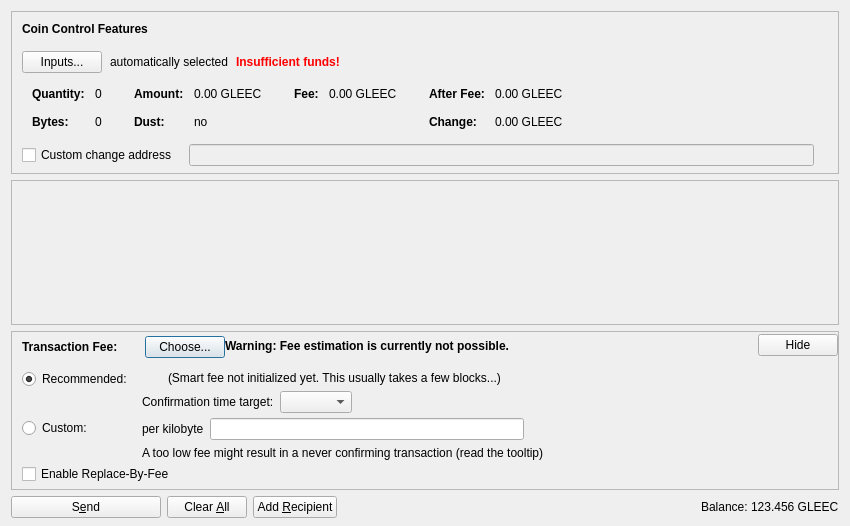
<?xml version="1.0" encoding="UTF-8"?>
<ui version="4.0">
 <class>SendCoinsDialog</class>
 <widget class="QDialog" name="SendCoinsDialog">
  <property name="geometry">
   <rect>
    <x>0</x>
    <y>0</y>
    <width>850</width>
    <height>526</height>
   </rect>
  </property>
  <property name="windowTitle">
   <string>Send Coins</string>
  </property>
  <layout class="QVBoxLayout" name="verticalLayout" stretch="0,1,0,0">
   <property name="bottomMargin">
    <number>8</number>
   </property>
   <item>
    <widget class="QFrame" name="frameCoinControl">
     <property name="sizePolicy">
      <sizepolicy hsizetype="Expanding" vsizetype="Expanding">
       <horstretch>0</horstretch>
       <verstretch>0</verstretch>
      </sizepolicy>
     </property>
     <property name="maximumSize">
      <size>
       <width>16777215</width>
       <height>16777215</height>
      </size>
     </property>
     <property name="frameShape">
      <enum>QFrame::StyledPanel</enum>
     </property>
     <property name="frameShadow">
      <enum>QFrame::Sunken</enum>
     </property>
     <layout class="QVBoxLayout" name="verticalLayoutCoinControl2">
      <property name="spacing">
       <number>0</number>
      </property>
      <property name="leftMargin">
       <number>0</number>
      </property>
      <property name="topMargin">
       <number>0</number>
      </property>
      <property name="rightMargin">
       <number>0</number>
      </property>
      <property name="bottomMargin">
       <number>6</number>
      </property>
      <item>
       <layout class="QVBoxLayout" name="verticalLayoutCoinControl" stretch="0,0,0,0,1">
        <property name="spacing">
         <number>0</number>
        </property>
        <property name="leftMargin">
         <number>10</number>
        </property>
        <property name="topMargin">
         <number>10</number>
        </property>
        <item>
         <layout class="QHBoxLayout" name="horizontalLayoutCoinControl1">
          <property name="bottomMargin">
           <number>15</number>
          </property>
          <item>
           <widget class="QLabel" name="labelCoinControlFeatures">
            <property name="sizePolicy">
             <sizepolicy hsizetype="Preferred" vsizetype="Maximum">
              <horstretch>0</horstretch>
              <verstretch>0</verstretch>
             </sizepolicy>
            </property>
            <property name="font">
             <font>
              <weight>75</weight>
              <bold>true</bold>
             </font>
            </property>
            <property name="styleSheet">
             <string notr="true">font-weight:bold;</string>
            </property>
            <property name="text">
             <string>Coin Control Features</string>
            </property>
           </widget>
          </item>
         </layout>
        </item>
        <item>
         <layout class="QHBoxLayout" name="horizontalLayoutCoinControl2" stretch="0,0,0,0">
          <property name="spacing">
           <number>8</number>
          </property>
          <property name="bottomMargin">
           <number>10</number>
          </property>
          <item>
           <widget class="QPushButton" name="pushButtonCoinControl">
            <property name="styleSheet">
             <string notr="true"/>
            </property>
            <property name="text">
             <string>Inputs...</string>
            </property>
            <property name="autoDefault">
             <bool>false</bool>
            </property>
           </widget>
          </item>
          <item>
           <widget class="QLabel" name="labelCoinControlAutomaticallySelected">
            <property name="text">
             <string>automatically selected</string>
            </property>
            <property name="margin">
             <number>5</number>
            </property>
           </widget>
          </item>
          <item>
           <widget class="QLabel" name="labelCoinControlInsuffFunds">
            <property name="font">
             <font>
              <weight>75</weight>
              <bold>true</bold>
             </font>
            </property>
            <property name="styleSheet">
             <string notr="true">color:red;font-weight:bold;</string>
            </property>
            <property name="text">
             <string>Insufficient funds!</string>
            </property>
            <property name="margin">
             <number>5</number>
            </property>
           </widget>
          </item>
          <item>
           <spacer name="horizontalSpacerCoinControl">
            <property name="orientation">
             <enum>Qt::Horizontal</enum>
            </property>
            <property name="sizeHint" stdset="0">
             <size>
              <width>40</width>
              <height>1</height>
             </size>
            </property>
           </spacer>
          </item>
         </layout>
        </item>
        <item>
         <widget class="QWidget" name="widgetCoinControl" native="true">
          <property name="sizePolicy">
           <sizepolicy hsizetype="Preferred" vsizetype="Preferred">
            <horstretch>0</horstretch>
            <verstretch>0</verstretch>
           </sizepolicy>
          </property>
          <property name="minimumSize">
           <size>
            <width>0</width>
            <height>0</height>
           </size>
          </property>
          <property name="styleSheet">
           <string notr="true"/>
          </property>
          <layout class="QHBoxLayout" name="horizontalLayoutCoinControl5">
           <property name="leftMargin">
            <number>0</number>
           </property>
           <property name="topMargin">
            <number>0</number>
           </property>
           <property name="rightMargin">
            <number>0</number>
           </property>
           <property name="bottomMargin">
            <number>0</number>
           </property>
           <item>
            <layout class="QHBoxLayout" name="horizontalLayoutCoinControl3" stretch="0,0,0,1">
             <property name="spacing">
              <number>20</number>
             </property>
             <property name="topMargin">
              <number>0</number>
             </property>
             <property name="bottomMargin">
              <number>10</number>
             </property>
             <item>
              <layout class="QFormLayout" name="formLayoutCoinControl1">
               <property name="horizontalSpacing">
                <number>10</number>
               </property>
               <property name="verticalSpacing">
                <number>14</number>
               </property>
               <property name="leftMargin">
                <number>10</number>
               </property>
               <property name="topMargin">
                <number>4</number>
               </property>
               <property name="rightMargin">
                <number>6</number>
               </property>
               <item row="0" column="0">
                <widget class="QLabel" name="labelCoinControlQuantityText">
                 <property name="font">
                  <font>
                   <weight>75</weight>
                   <bold>true</bold>
                  </font>
                 </property>
                 <property name="text">
                  <string>Quantity:</string>
                 </property>
                 <property name="margin">
                  <number>0</number>
                 </property>
                </widget>
               </item>
               <item row="0" column="1">
                <widget class="QLabel" name="labelCoinControlQuantity">
                 <property name="cursor">
                  <cursorShape>IBeamCursor</cursorShape>
                 </property>
                 <property name="contextMenuPolicy">
                  <enum>Qt::ActionsContextMenu</enum>
                 </property>
                 <property name="text">
                  <string notr="true">0</string>
                 </property>
                 <property name="margin">
                  <number>0</number>
                 </property>
                 <property name="textInteractionFlags">
                  <set>Qt::LinksAccessibleByMouse|Qt::TextSelectableByKeyboard|Qt::TextSelectableByMouse</set>
                 </property>
                </widget>
               </item>
               <item row="1" column="0">
                <widget class="QLabel" name="labelCoinControlBytesText">
                 <property name="font">
                  <font>
                   <weight>75</weight>
                   <bold>true</bold>
                  </font>
                 </property>
                 <property name="text">
                  <string>Bytes:</string>
                 </property>
                </widget>
               </item>
               <item row="1" column="1">
                <widget class="QLabel" name="labelCoinControlBytes">
                 <property name="cursor">
                  <cursorShape>IBeamCursor</cursorShape>
                 </property>
                 <property name="contextMenuPolicy">
                  <enum>Qt::ActionsContextMenu</enum>
                 </property>
                 <property name="text">
                  <string notr="true">0</string>
                 </property>
                 <property name="textInteractionFlags">
                  <set>Qt::LinksAccessibleByMouse|Qt::TextSelectableByKeyboard|Qt::TextSelectableByMouse</set>
                 </property>
                </widget>
               </item>
              </layout>
             </item>
             <item>
              <layout class="QFormLayout" name="formLayoutCoinControl2">
               <property name="horizontalSpacing">
                <number>10</number>
               </property>
               <property name="verticalSpacing">
                <number>14</number>
               </property>
               <property name="leftMargin">
                <number>6</number>
               </property>
               <property name="topMargin">
                <number>4</number>
               </property>
               <property name="rightMargin">
                <number>6</number>
               </property>
               <item row="0" column="0">
                <widget class="QLabel" name="labelCoinControlAmountText">
                 <property name="font">
                  <font>
                   <weight>75</weight>
                   <bold>true</bold>
                  </font>
                 </property>
                 <property name="text">
                  <string>Amount:</string>
                 </property>
                 <property name="margin">
                  <number>0</number>
                 </property>
                </widget>
               </item>
               <item row="0" column="1">
                <widget class="QLabel" name="labelCoinControlAmount">
                 <property name="cursor">
                  <cursorShape>IBeamCursor</cursorShape>
                 </property>
                 <property name="contextMenuPolicy">
                  <enum>Qt::ActionsContextMenu</enum>
                 </property>
                 <property name="text">
                  <string notr="true">0.00 GLEEC</string>
                 </property>
                 <property name="textInteractionFlags">
                  <set>Qt::LinksAccessibleByMouse|Qt::TextSelectableByKeyboard|Qt::TextSelectableByMouse</set>
                 </property>
                </widget>
               </item>
               <item row="1" column="0">
                <widget class="QLabel" name="labelCoinControlLowOutputText">
                 <property name="font">
                  <font>
                   <weight>75</weight>
                   <bold>true</bold>
                  </font>
                 </property>
                 <property name="text">
                  <string>Dust:</string>
                 </property>
                </widget>
               </item>
               <item row="1" column="1">
                <widget class="QLabel" name="labelCoinControlLowOutput">
                 <property name="cursor">
                  <cursorShape>IBeamCursor</cursorShape>
                 </property>
                 <property name="contextMenuPolicy">
                  <enum>Qt::ActionsContextMenu</enum>
                 </property>
                 <property name="text">
                  <string notr="true">no</string>
                 </property>
                 <property name="textInteractionFlags">
                  <set>Qt::LinksAccessibleByMouse|Qt::TextSelectableByKeyboard|Qt::TextSelectableByMouse</set>
                 </property>
                </widget>
               </item>
              </layout>
             </item>
             <item>
              <layout class="QFormLayout" name="formLayoutCoinControl3">
               <property name="horizontalSpacing">
                <number>10</number>
               </property>
               <property name="verticalSpacing">
                <number>14</number>
               </property>
               <property name="leftMargin">
                <number>6</number>
               </property>
               <property name="topMargin">
                <number>4</number>
               </property>
               <property name="rightMargin">
                <number>6</number>
               </property>
               <item row="0" column="0">
                <widget class="QLabel" name="labelCoinControlFeeText">
                 <property name="font">
                  <font>
                   <weight>75</weight>
                   <bold>true</bold>
                  </font>
                 </property>
                 <property name="text">
                  <string>Fee:</string>
                 </property>
                 <property name="margin">
                  <number>0</number>
                 </property>
                </widget>
               </item>
               <item row="0" column="1">
                <widget class="QLabel" name="labelCoinControlFee">
                 <property name="cursor">
                  <cursorShape>IBeamCursor</cursorShape>
                 </property>
                 <property name="contextMenuPolicy">
                  <enum>Qt::ActionsContextMenu</enum>
                 </property>
                 <property name="text">
                  <string notr="true">0.00 GLEEC</string>
                 </property>
                 <property name="textInteractionFlags">
                  <set>Qt::LinksAccessibleByMouse|Qt::TextSelectableByKeyboard|Qt::TextSelectableByMouse</set>
                 </property>
                </widget>
               </item>
              </layout>
             </item>
             <item>
              <layout class="QFormLayout" name="formLayoutCoinControl4">
               <property name="horizontalSpacing">
                <number>10</number>
               </property>
               <property name="verticalSpacing">
                <number>14</number>
               </property>
               <property name="leftMargin">
                <number>6</number>
               </property>
               <property name="topMargin">
                <number>4</number>
               </property>
               <property name="rightMargin">
                <number>6</number>
               </property>
               <item row="0" column="0">
                <widget class="QLabel" name="labelCoinControlAfterFeeText">
                 <property name="font">
                  <font>
                   <weight>75</weight>
                   <bold>true</bold>
                  </font>
                 </property>
                 <property name="text">
                  <string>After Fee:</string>
                 </property>
                 <property name="margin">
                  <number>0</number>
                 </property>
                </widget>
               </item>
               <item row="0" column="1">
                <widget class="QLabel" name="labelCoinControlAfterFee">
                 <property name="cursor">
                  <cursorShape>IBeamCursor</cursorShape>
                 </property>
                 <property name="contextMenuPolicy">
                  <enum>Qt::ActionsContextMenu</enum>
                 </property>
                 <property name="text">
                  <string notr="true">0.00 GLEEC</string>
                 </property>
                 <property name="textInteractionFlags">
                  <set>Qt::LinksAccessibleByMouse|Qt::TextSelectableByKeyboard|Qt::TextSelectableByMouse</set>
                 </property>
                </widget>
               </item>
               <item row="1" column="0">
                <widget class="QLabel" name="labelCoinControlChangeText">
                 <property name="font">
                  <font>
                   <weight>75</weight>
                   <bold>true</bold>
                  </font>
                 </property>
                 <property name="text">
                  <string>Change:</string>
                 </property>
                </widget>
               </item>
               <item row="1" column="1">
                <widget class="QLabel" name="labelCoinControlChange">
                 <property name="cursor">
                  <cursorShape>IBeamCursor</cursorShape>
                 </property>
                 <property name="contextMenuPolicy">
                  <enum>Qt::ActionsContextMenu</enum>
                 </property>
                 <property name="text">
                  <string notr="true">0.00 GLEEC</string>
                 </property>
                 <property name="textInteractionFlags">
                  <set>Qt::LinksAccessibleByMouse|Qt::TextSelectableByKeyboard|Qt::TextSelectableByMouse</set>
                 </property>
                </widget>
               </item>
              </layout>
             </item>
            </layout>
           </item>
          </layout>
         </widget>
        </item>
        <item>
         <layout class="QHBoxLayout" name="horizontalLayoutCoinControl4" stretch="0,0,0">
          <property name="spacing">
           <number>12</number>
          </property>
          <property name="sizeConstraint">
           <enum>QLayout::SetDefaultConstraint</enum>
          </property>
          <property name="topMargin">
           <number>5</number>
          </property>
          <property name="rightMargin">
           <number>5</number>
          </property>
          <item>
           <widget class="QCheckBox" name="checkBoxCoinControlChange">
            <property name="toolTip">
             <string>If this is activated, but the change address is empty or invalid, change will be sent to a newly generated address.</string>
            </property>
            <property name="text">
             <string>Custom change address</string>
            </property>
           </widget>
          </item>
          <item>
           <widget class="QValidatedLineEdit" name="lineEditCoinControlChange">
            <property name="enabled">
             <bool>false</bool>
            </property>
            <property name="sizePolicy">
             <sizepolicy hsizetype="Expanding" vsizetype="Fixed">
              <horstretch>0</horstretch>
              <verstretch>0</verstretch>
             </sizepolicy>
            </property>
           </widget>
          </item>
          <item>
           <widget class="QLabel" name="labelCoinControlChangeLabel">
            <property name="sizePolicy">
             <sizepolicy hsizetype="Preferred" vsizetype="Expanding">
              <horstretch>0</horstretch>
              <verstretch>0</verstretch>
             </sizepolicy>
            </property>
            <property name="minimumSize">
             <size>
              <width>0</width>
              <height>0</height>
             </size>
            </property>
            <property name="text">
             <string/>
            </property>
            <property name="margin">
             <number>3</number>
            </property>
           </widget>
          </item>
         </layout>
        </item>
        <item>
         <spacer name="verticalSpacerCoinControl">
          <property name="orientation">
           <enum>Qt::Vertical</enum>
          </property>
          <property name="sizeHint" stdset="0">
           <size>
            <width>800</width>
            <height>1</height>
           </size>
          </property>
         </spacer>
        </item>
       </layout>
      </item>
     </layout>
    </widget>
   </item>
   <item>
    <widget class="QScrollArea" name="scrollArea">
     <property name="widgetResizable">
      <bool>true</bool>
     </property>
     <widget class="QWidget" name="scrollAreaWidgetContents">
      <property name="geometry">
       <rect>
        <x>0</x>
        <y>0</y>
        <width>830</width>
        <height>104</height>
       </rect>
      </property>
      <layout class="QVBoxLayout" name="verticalLayout_2" stretch="0,1">
       <property name="leftMargin">
        <number>0</number>
       </property>
       <property name="topMargin">
        <number>0</number>
       </property>
       <property name="rightMargin">
        <number>0</number>
       </property>
       <property name="bottomMargin">
        <number>0</number>
       </property>
       <item>
        <layout class="QVBoxLayout" name="entries">
         <property name="spacing">
          <number>6</number>
         </property>
        </layout>
       </item>
       <item>
        <spacer name="verticalSpacer">
         <property name="orientation">
          <enum>Qt::Vertical</enum>
         </property>
         <property name="sizeHint" stdset="0">
          <size>
           <width>20</width>
           <height>40</height>
          </size>
         </property>
        </spacer>
       </item>
      </layout>
     </widget>
    </widget>
   </item>
   <item>
    <widget class="QFrame" name="frameFee">
     <property name="sizePolicy">
      <sizepolicy hsizetype="Expanding" vsizetype="Expanding">
       <horstretch>0</horstretch>
       <verstretch>0</verstretch>
      </sizepolicy>
     </property>
     <property name="maximumSize">
      <size>
       <width>16777215</width>
       <height>16777215</height>
      </size>
     </property>
     <property name="frameShape">
      <enum>QFrame::StyledPanel</enum>
     </property>
     <property name="frameShadow">
      <enum>QFrame::Sunken</enum>
     </property>
     <layout class="QVBoxLayout" name="verticalLayoutFee1">
      <property name="spacing">
       <number>0</number>
      </property>
      <property name="leftMargin">
       <number>0</number>
      </property>
      <property name="topMargin">
       <number>0</number>
      </property>
      <property name="rightMargin">
       <number>0</number>
      </property>
      <property name="bottomMargin">
       <number>0</number>
      </property>
      <item>
       <layout class="QVBoxLayout" name="verticalLayoutFee2" stretch="0,0,0">
        <property name="spacing">
         <number>0</number>
        </property>
        <property name="leftMargin">
         <number>10</number>
        </property>
        <property name="topMargin">
         <number>0</number>
        </property>
        <item>
         <layout class="QHBoxLayout" name="horizontalLayoutFee1">
          <property name="bottomMargin">
           <number>0</number>
          </property>
          <item>
           <layout class="QVBoxLayout" name="verticalLayoutFee7">
            <property name="spacing">
             <number>0</number>
            </property>
            <item>
             <spacer name="verticalSpacerSmartFee">
              <property name="orientation">
               <enum>Qt::Vertical</enum>
              </property>
              <property name="sizeType">
               <enum>QSizePolicy::Fixed</enum>
              </property>
              <property name="sizeHint" stdset="0">
               <size>
                <width>1</width>
                <height>4</height>
               </size>
              </property>
             </spacer>
            </item>
            <item>
             <layout class="QHBoxLayout" name="horizontalLayoutSmartFee">
              <property name="spacing">
               <number>10</number>
              </property>
              <item>
               <widget class="QLabel" name="labelFeeHeadline">
                <property name="sizePolicy">
                 <sizepolicy hsizetype="Preferred" vsizetype="Maximum">
                  <horstretch>0</horstretch>
                  <verstretch>0</verstretch>
                 </sizepolicy>
                </property>
                <property name="font">
                 <font>
                  <weight>75</weight>
                  <bold>true</bold>
                 </font>
                </property>
                <property name="styleSheet">
                 <string notr="true">font-weight:bold;</string>
                </property>
                <property name="text">
                 <string>Transaction Fee:</string>
                </property>
               </widget>
              </item>
              <item>
               <widget class="QLabel" name="labelFeeMinimized">
                <property name="text">
                 <string/>
                </property>
               </widget>
              </item>
              <item>
               <widget class="QPushButton" name="buttonChooseFee">
                <property name="text">
                 <string>Choose...</string>
                </property>
               </widget>
              </item>
             </layout>
            </item>
            <item>
             <spacer name="verticalSpacer_5">
              <property name="orientation">
               <enum>Qt::Vertical</enum>
              </property>
              <property name="sizeHint" stdset="0">
               <size>
                <width>1</width>
                <height>1</height>
               </size>
              </property>
             </spacer>
            </item>
           </layout>
          </item>
          <item>
           <widget class="QLabel" name="fallbackFeeWarningLabel">
            <property name="toolTip">
             <string>Using the fallbackfee can result in sending a transaction that will take several hours or days (or never) to confirm. Consider choosing your fee manually or wait until you have validated the complete chain.</string>
            </property>
            <property name="font">
            <font>
                <weight>75</weight>
                <bold>true</bold>
            </font>
            </property>
            <property name="text">
             <string>Warning: Fee estimation is currently not possible.</string>
            </property>
            <property name="wordWrap">
             <bool>false</bool>
            </property>
           </widget>
          </item>
          <item>
           <spacer name="horizontalSpacer_4">
            <property name="orientation">
             <enum>Qt::Horizontal</enum>
            </property>
            <property name="sizeType">
             <enum>QSizePolicy::MinimumExpanding</enum>
            </property>
            <property name="sizeHint" stdset="0">
             <size>
              <width>40</width>
              <height>20</height>
             </size>
            </property>
           </spacer>
          </item>
          <item>
           <widget class="QPushButton" name="buttonMinimizeFee">
            <property name="toolTip">
             <string>collapse fee-settings</string>
            </property>
            <property name="text">
             <string>Hide</string>
            </property>
           </widget>
          </item>
         </layout>
        </item>
        <item>
         <widget class="QFrame" name="frameFeeSelection">
          <layout class="QVBoxLayout" name="verticalLayoutFee12">
           <property name="spacing">
            <number>0</number>
           </property>
           <property name="leftMargin">
            <number>0</number>
           </property>
           <property name="topMargin">
            <number>0</number>
           </property>
           <property name="rightMargin">
            <number>0</number>
           </property>
           <property name="bottomMargin">
            <number>0</number>
           </property>
           <item>
            <layout class="QGridLayout" name="gridLayoutFee">
             <property name="topMargin">
              <number>10</number>
             </property>
             <property name="bottomMargin">
              <number>4</number>
             </property>
             <property name="horizontalSpacing">
              <number>10</number>
             </property>
             <property name="verticalSpacing">
              <number>4</number>
             </property>
             <item row="1" column="1">
              <layout class="QVBoxLayout" name="verticalLayoutFee8">
               <property name="spacing">
                <number>6</number>
               </property>
               <item>
                <layout class="QHBoxLayout" name="horizontalLayoutFee13">
                 <item>
                  <widget class="QLabel" name="labelCustomPerKilobyte">
                   <property name="toolTip">
                    <string>Specify a custom fee per kB (1,000 bytes) of the transaction's virtual size.

Note:  Since the fee is calculated on a per-byte basis, a fee of "100 satoshis per kB" for a transaction size of 500 bytes (half of 1 kB) would ultimately yield a fee of only 50 satoshis.</string>
                   </property>
                   <property name="text">
                    <string>per kilobyte</string>
                   </property>
                  </widget>
                 </item>
                 <item>
                  <widget class="GleecBTCAmountField" name="customFee"/>
                 </item>
                 <item>
                  <spacer name="horizontalSpacer_6">
                   <property name="orientation">
                    <enum>Qt::Horizontal</enum>
                   </property>
                   <property name="sizeHint" stdset="0">
                    <size>
                     <width>1</width>
                     <height>1</height>
                    </size>
                   </property>
                  </spacer>
                 </item>
                </layout>
               </item>
               <item>
                <layout class="QHBoxLayout" name="horizontalLayoutFee8">
                 <item>
                  <widget class="QLabel" name="labelCustomFeeWarning">
                   <property name="enabled">
                    <bool>true</bool>
                   </property>
                   <property name="toolTip">
                    <string>When there is less transaction volume than space in the blocks, miners as well as relaying nodes may enforce a minimum fee. Paying only this minimum fee is just fine, but be aware that this can result in a never confirming transaction once there is more demand for gleecbtc transactions than the network can process.</string>
                   </property>
                   <property name="text">
                    <string>A too low fee might result in a never confirming transaction (read the tooltip)</string>
                   </property>
                  </widget>
                 </item>
                 <item>
                  <spacer name="horizontalSpacer_2">
                   <property name="orientation">
                    <enum>Qt::Horizontal</enum>
                   </property>
                   <property name="sizeHint" stdset="0">
                    <size>
                     <width>1</width>
                     <height>1</height>
                    </size>
                   </property>
                  </spacer>
                 </item>
                </layout>
               </item>
              </layout>
             </item>
             <item row="0" column="0">
              <layout class="QVBoxLayout" name="verticalLayoutFee4" stretch="0,1">
               <item>
                <widget class="QRadioButton" name="radioSmartFee">
                 <property name="text">
                  <string>Recommended:</string>
                 </property>
                 <property name="checked">
                  <bool>true</bool>
                 </property>
                 <attribute name="buttonGroup">
                  <string notr="true">groupFee</string>
                 </attribute>
                </widget>
               </item>
               <item>
                <spacer name="verticalSpacer_2">
                 <property name="orientation">
                  <enum>Qt::Vertical</enum>
                 </property>
                 <property name="sizeHint" stdset="0">
                  <size>
                   <width>1</width>
                   <height>1</height>
                  </size>
                 </property>
                </spacer>
               </item>
              </layout>
             </item>
             <item row="1" column="0">
              <layout class="QVBoxLayout" name="verticalLayoutFee9" stretch="0,1">
               <item>
                <widget class="QRadioButton" name="radioCustomFee">
                 <property name="text">
                  <string>Custom:</string>
                 </property>
                 <attribute name="buttonGroup">
                  <string notr="true">groupFee</string>
                 </attribute>
                </widget>
               </item>
               <item>
                <spacer name="verticalSpacer_6">
                 <property name="orientation">
                  <enum>Qt::Vertical</enum>
                 </property>
                 <property name="sizeHint" stdset="0">
                  <size>
                   <width>1</width>
                   <height>1</height>
                  </size>
                 </property>
                </spacer>
               </item>
              </layout>
             </item>
             <item row="0" column="1">
              <layout class="QVBoxLayout" name="verticalLayoutFee3" stretch="0,0,1">
               <property name="spacing">
                <number>6</number>
               </property>
               <property name="topMargin">
                <number>2</number>
               </property>
               <item>
                <layout class="QHBoxLayout" name="horizontalLayoutFee12">
                 <item>
                  <widget class="QLabel" name="labelSmartFee">
                   <property name="text">
                    <string/>
                   </property>
                  </widget>
                 </item>
                 <item>
                  <widget class="QLabel" name="labelFeeEstimation">
                   <property name="text">
                    <string/>
                   </property>
                  </widget>
                 </item>
                 <item>
                  <widget class="QLabel" name="labelSmartFee2">
                   <property name="text">
                    <string>(Smart fee not initialized yet. This usually takes a few blocks...)</string>
                   </property>
                  </widget>
                 </item>
                 <item>
                  <spacer name="horizontalSpacer_5">
                   <property name="orientation">
                    <enum>Qt::Horizontal</enum>
                   </property>
                   <property name="sizeHint" stdset="0">
                    <size>
                     <width>1</width>
                     <height>1</height>
                    </size>
                   </property>
                  </spacer>
                 </item>
                </layout>
               </item>
               <item>
                <layout class="QHBoxLayout" name="horizontalLayoutFee9">
                 <item>
                  <layout class="QVBoxLayout" name="verticalLayoutFee6">
                   <item>
                    <widget class="QLabel" name="labelSmartFee3">
                     <property name="text">
                      <string>Confirmation time target:</string>
                     </property>
                    </widget>
                   </item>
                  </layout>
                 </item>
                 <item>
                  <layout class="QVBoxLayout" name="verticalLayoutFee5">
                   <property name="rightMargin">
                    <number>30</number>
                   </property>
                   <item>
                    <layout class="QHBoxLayout" name="horizontalLayoutConfTarget">
                     <property name="bottomMargin">
                      <number>0</number>
                     </property>
                     <item>
                      <widget class="QComboBox" name="confTargetSelector"/>
                     </item>
                     <item>
                      <spacer name="horizontalSpacerConfTarget">
                       <property name="orientation">
                        <enum>Qt::Horizontal</enum>
                       </property>
                       <property name="sizeHint" stdset="0">
                        <size>
                         <width>40</width>
                         <height>20</height>
                        </size>
                       </property>
                      </spacer>
                     </item>
                    </layout>
                   </item>
                  </layout>
                 </item>
                </layout>
               </item>
               <item>
                <spacer name="verticalSpacer_4">
                 <property name="orientation">
                  <enum>Qt::Vertical</enum>
                 </property>
                 <property name="sizeHint" stdset="0">
                  <size>
                   <width>1</width>
                   <height>1</height>
                  </size>
                 </property>
                </spacer>
               </item>
              </layout>
             </item>
            </layout>
           </item>
           <item>
            <widget class="QCheckBox" name="optInRBF">
             <property name="text">
              <string>Enable Replace-By-Fee</string>
             </property>
             <property name="toolTip">
              <string>With Replace-By-Fee (BIP-125) you can increase a transaction's fee after it is sent. Without this, a higher fee may be recommended to compensate for increased transaction delay risk.</string>
             </property>
            </widget>
           </item>
          </layout>
         </widget>
        </item>
        <item>
         <spacer name="verticalSpacerFee">
          <property name="orientation">
           <enum>Qt::Vertical</enum>
          </property>
          <property name="sizeHint" stdset="0">
           <size>
            <width>40</width>
            <height>5</height>
           </size>
          </property>
         </spacer>
        </item>
       </layout>
      </item>
     </layout>
    </widget>
   </item>
   <item>
    <layout class="QHBoxLayout" name="horizontalLayout">
     <item>
      <widget class="QPushButton" name="sendButton">
       <property name="minimumSize">
        <size>
         <width>150</width>
         <height>0</height>
        </size>
       </property>
       <property name="toolTip">
        <string>Confirm the send action</string>
       </property>
       <property name="text">
        <string>S&amp;end</string>
       </property>
       <property name="icon">
        <iconset resource="../gleecbtc.qrc">
         <normaloff>:/icons/send</normaloff>:/icons/send</iconset>
       </property>
       <property name="autoDefault">
        <bool>false</bool>
       </property>
       <property name="default">
        <bool>false</bool>
       </property>
      </widget>
     </item>
     <item>
      <widget class="QPushButton" name="clearButton">
       <property name="sizePolicy">
        <sizepolicy hsizetype="Minimum" vsizetype="Fixed">
         <horstretch>0</horstretch>
         <verstretch>0</verstretch>
        </sizepolicy>
       </property>
       <property name="toolTip">
        <string>Clear all fields of the form.</string>
       </property>
       <property name="text">
        <string>Clear &amp;All</string>
       </property>
       <property name="icon">
        <iconset resource="../gleecbtc.qrc">
         <normaloff>:/icons/remove</normaloff>:/icons/remove</iconset>
       </property>
       <property name="autoDefault">
        <bool>false</bool>
       </property>
      </widget>
     </item>
     <item>
      <widget class="QPushButton" name="addButton">
       <property name="toolTip">
        <string>Send to multiple recipients at once</string>
       </property>
       <property name="text">
        <string>Add &amp;Recipient</string>
       </property>
       <property name="icon">
        <iconset resource="../gleecbtc.qrc">
         <normaloff>:/icons/add</normaloff>:/icons/add</iconset>
       </property>
       <property name="autoDefault">
        <bool>false</bool>
       </property>
      </widget>
     </item>
     <item>
      <spacer name="horizontalSpacer">
       <property name="orientation">
        <enum>Qt::Horizontal</enum>
       </property>
       <property name="sizeHint" stdset="0">
        <size>
         <width>40</width>
         <height>20</height>
        </size>
       </property>
      </spacer>
     </item>
     <item>
      <layout class="QHBoxLayout" name="horizontalLayout_2">
       <property name="spacing">
        <number>3</number>
       </property>
       <item>
        <widget class="QLabel" name="label">
         <property name="sizePolicy">
          <sizepolicy hsizetype="Preferred" vsizetype="Fixed">
           <horstretch>0</horstretch>
           <verstretch>0</verstretch>
          </sizepolicy>
         </property>
         <property name="text">
          <string>Balance:</string>
         </property>
        </widget>
       </item>
       <item>
        <widget class="QLabel" name="labelBalance">
         <property name="sizePolicy">
          <sizepolicy hsizetype="Preferred" vsizetype="Fixed">
           <horstretch>0</horstretch>
           <verstretch>0</verstretch>
          </sizepolicy>
         </property>
         <property name="cursor">
          <cursorShape>IBeamCursor</cursorShape>
         </property>
         <property name="text">
          <string notr="true">123.456 GLEEC</string>
         </property>
         <property name="textInteractionFlags">
          <set>Qt::LinksAccessibleByMouse|Qt::TextSelectableByKeyboard|Qt::TextSelectableByMouse</set>
         </property>
        </widget>
       </item>
      </layout>
     </item>
    </layout>
   </item>
  </layout>
 </widget>
 <customwidgets>
  <customwidget>
   <class>QValidatedLineEdit</class>
   <extends>QLineEdit</extends>
   <header>qt/qvalidatedlineedit.h</header>
  </customwidget>
  <customwidget>
   <class>GleecBTCAmountField</class>
   <extends>QLineEdit</extends>
   <header>qt/gleecbtcamountfield.h</header>
   <container>1</container>
  </customwidget>
 </customwidgets>
 <resources>
  <include location="../gleecbtc.qrc"/>
 </resources>
 <connections/>
 <buttongroups>
  <buttongroup name="groupFee"/>
 </buttongroups>
</ui>
